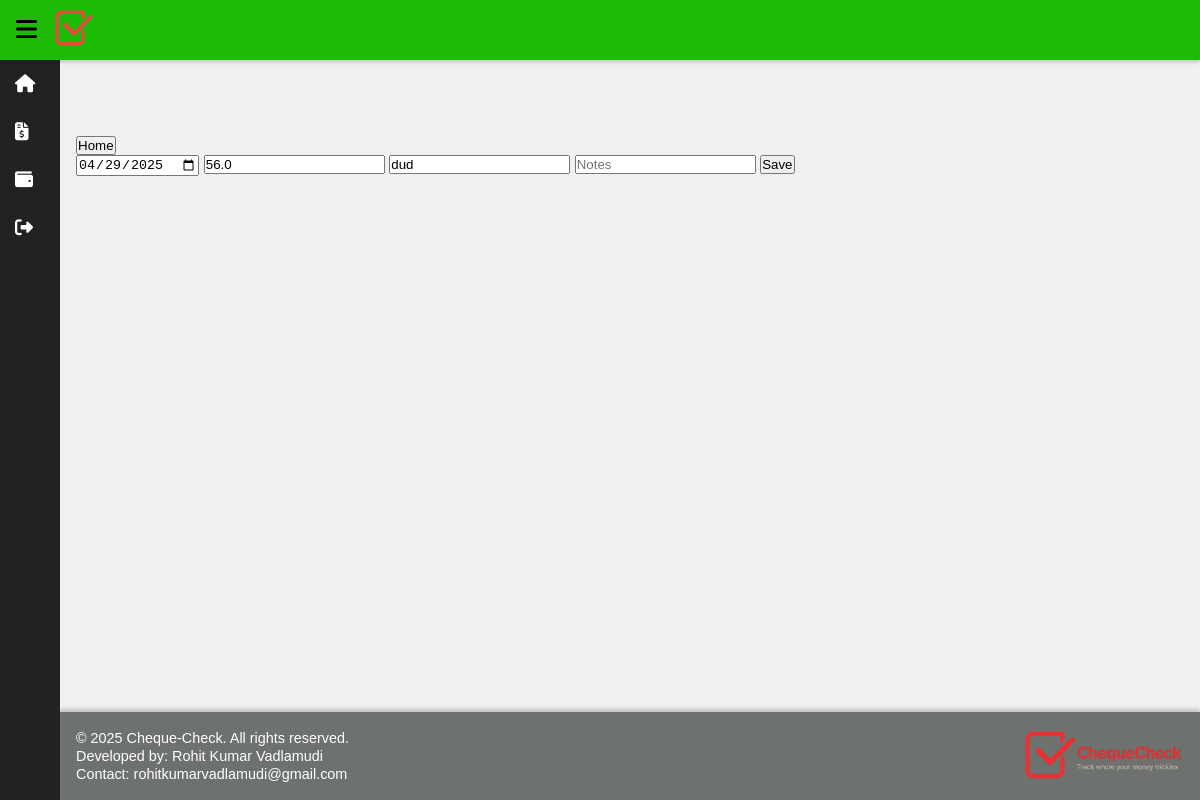
The app's page /edit/7 with its own data.
### tables this page shows
CREATE TABLE expenses(
	id INTEGER PRIMARY KEY AUTOINCREMENT,
	date TEXT NOT NULL,
	amount REAL NOT NULL,
	category TEXT NOT NULL,
	notes TEXT);

### app.py (the view)
@app.route("/edit/<int:id>", methods=["GET", "POST"])
def edit(id):
	conn=sq.connect("expenses.db")
	cursor=conn.cursor()
	if request.method=="POST":
		date=request.form['date']
		amount=request.form['amount']
		category=request.form['category']
		notes=request.form['notes']
		cursor.execute("""UPDATE expenses SET amount=?, category=?, notes=? WHERE id IS ?""",(amount,category,notes,id))
		conn.commit()
		conn.close()
		flash("Transaction edited successfully")
		return redirect("/transactions")
	else:
		cursor.execute("""SELECT date, amount, category, notes FROM expenses WHERE id IS ?""",(id,))
		row = cursor.fetchone()
		conn.close()
		if row:
			date, amount, category, notes = row
			return render_template("edit.html", id=id, date=date, amount=amount, category=category, notes=notes)
		else:
			flash("Transaction not found")
			return redirect("/transactions")
	return render_template("transactions.html")

### templates/edit.html (shortened to what this page needs)
{% extends "base.html" %}
{% block content %}
		<a href= "/">
			<button type="button">Home</button>
		</a>
		<form method="POST" action="/edit/{{ id }}">
			<input id="date" type="date" name="date" value="{{date}}" placeholder="date" required>
			<input id="amount" type="number" name="amount" step="0.01" value="{{amount}}" placeholder="Amount" required>
			<input id="category" type="text" name="category" value="{{category}}" placeholder="Category" required>
			<input id="notes" type="text" name="notes" value="{{notes}}" placeholder="Notes">
			<button type="submit">Save</button>
		</form>
{% endblock %}

### static/styles.css (style rules this page uses)
* { margin: 0; padding: 0; box-sizing: border-box; }
body { font-family: Arial, sans-serif; min-height: 100vh; display: flex; flex-direction: column; background-color: #f0f0f0; }

### records on screen
expenses: date "04/29/2025", amount "56.0", category "dud"
